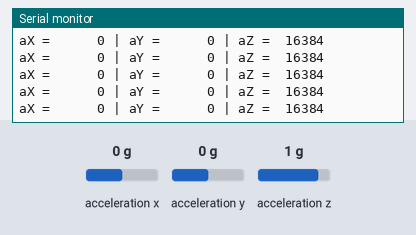
Recording of a sketch running on a simulated Arduino Uno, built with avr-gcc and run on an emulated ATmega328P. Shown: the last lines printed to the serial monitor. Wiring (inferred from the names in the program): MPU-6050 motion sensor at I2C address 0x68. Inputs (shaded band) come from the test bench; at power-on: acceleration x 0 g, acceleration y 0 g, acceleration z 1 g.

Above: at 1.2 s.
1.3 s: acceleration x set to -1.4 g
At 1.34 s:
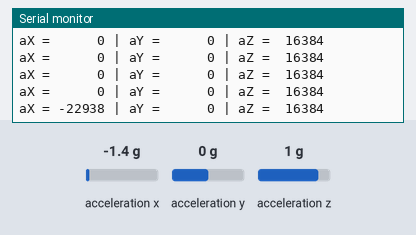
3.2 s: acceleration y set to -1.4 g
At 3.23 s:
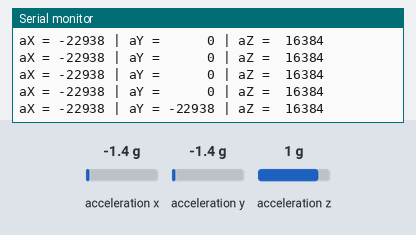
5.1 s: acceleration z set to -1.4 g
At 5.12 s:
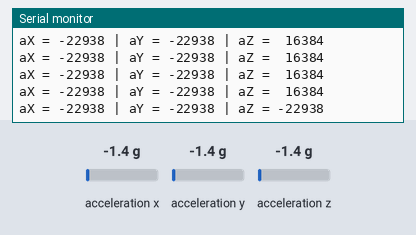
7.0 s: acceleration x set to 0 g
At 7.06 s:
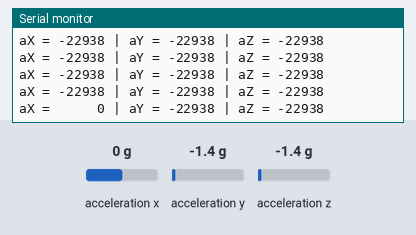
8.9 s: acceleration y set to 0 g
At 8.95 s:
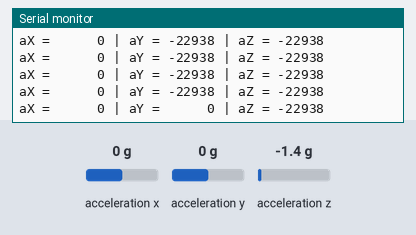
10.8 s: acceleration z set to 0 g
At 10.84 s:
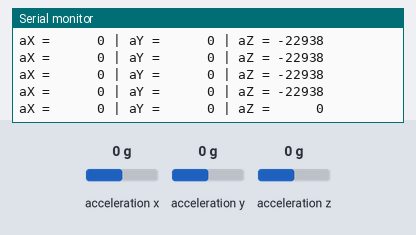

The sketch:

gyroboard_v2.ino
```cpp
// (c) Michael Schoeffler 2017, http://www.mschoeffler.de

#include "Wire.h" // This library allows you to communicate with I2C devices.

//-----------------bluetooth----------------------
#include <SoftwareSerial.h>
SoftwareSerial BTserial(10, 11); // RX | TX
//-----------------bluetooth----------------------

const int MPU_ADDR = 0x68; // I2C address of the MPU-6050. If AD0 pin is set to HIGH, the I2C address will be 0x69.
const int NUM_OF_VARS = 3;

int16_t accelerometer_x, accelerometer_y, accelerometer_z; // variables for accelerometer raw data

char tmp_str[7]; // temporary variable used in convert function

char* convert_int16_to_str(int16_t i) { // converts int16 to string. Moreover, resulting strings will have the same length in the debug monitor.
  sprintf(tmp_str, "%6d", i);
  return tmp_str;
}

void setup() {
  Serial.begin(9600);
  Wire.begin();
  Wire.beginTransmission(MPU_ADDR); // Begins a transmission to the I2C slave (GY-521 board)
  Wire.write(0x6B); // PWR_MGMT_1 register
  Wire.write(0); // set to zero (wakes up the MPU-6050)
  Wire.endTransmission(true);

  //-----------------bluetooth----------------------
  BTserial.begin(9600);
  //-----------------bluetooth----------------------
}
void loop() {
  Wire.beginTransmission(MPU_ADDR);
  Wire.write(0x3B); // starting with register 0x3B (ACCEL_XOUT_H) [MPU-6000 and MPU-6050 Register Map and Descriptions Revision 4.2, p.40]
  Wire.endTransmission(false); // the parameter indicates that the Arduino will send a restart. As a result, the connection is kept active.
  Wire.requestFrom(MPU_ADDR, NUM_OF_VARS * 2, true); // request a total of 7*2=14 registers

  // "Wire.read()<<8 | Wire.read();" means two registers are read and stored in the same variable
  accelerometer_x = Wire.read()<<8 | Wire.read(); // reading registers: 0x3B (ACCEL_XOUT_H) and 0x3C (ACCEL_XOUT_L)
  accelerometer_y = Wire.read()<<8 | Wire.read(); // reading registers: 0x3D (ACCEL_YOUT_H) and 0x3E (ACCEL_YOUT_L)
  accelerometer_z = Wire.read()<<8 | Wire.read(); // reading registers: 0x3F (ACCEL_ZOUT_H) and 0x40 (ACCEL_ZOUT_L)

  // print out data
  Serial.print("aX = "); Serial.print(convert_int16_to_str(accelerometer_x));
  Serial.print(" | aY = "); Serial.print(convert_int16_to_str(accelerometer_y));
  Serial.print(" | aZ = "); Serial.print(convert_int16_to_str(accelerometer_z));

  Serial.println();


  //-----------------bluetooth----------------------
  BTserial.print(convert_int16_to_str(accelerometer_x));
  BTserial.print(",");
  BTserial.print(convert_int16_to_str(accelerometer_y));
  BTserial.print(",");
  BTserial.print(convert_int16_to_str(accelerometer_z));
  BTserial.print(";");
  //-----------------bluetooth----------------------

  /* if(Serial.available()){
    Serial.print("chicka is best girl");
  } */

  // delay
  delay(20);
}
```

Measured:
- after the input at 1.3 s, the serial monitor: prints a new line at once (image 1)
- after the input at 3.2 s, the serial monitor: prints a new line at once (image 2)
- after the input at 5.1 s, the serial monitor: prints a new line at once (image 3)
- after the input at 7.0 s, the serial monitor: prints a new line at once (image 4)
- after the input at 8.9 s, the serial monitor: prints a new line at once (image 5)
- after the input at 10.8 s, the serial monitor: prints a new line at once (image 6)
